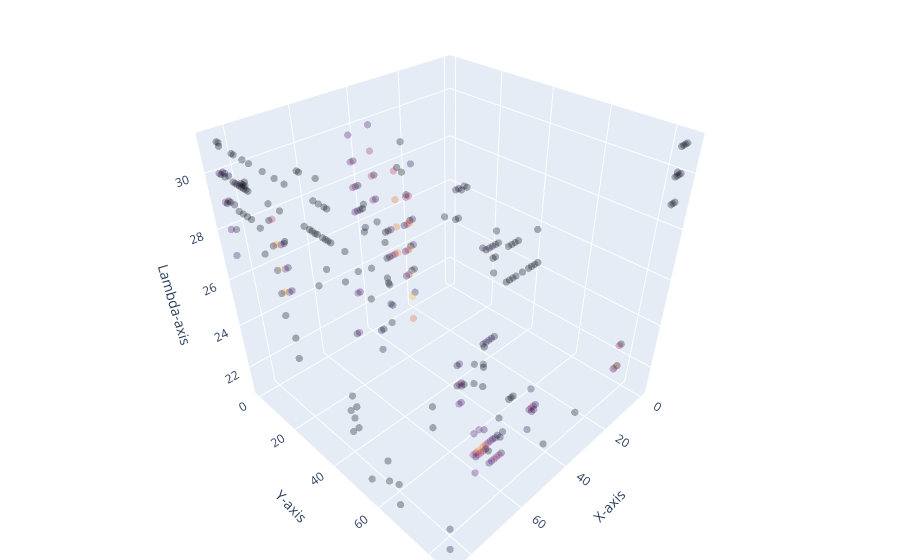

Notebook source saved alongside this figure:
### Code cell
# Be warned, this plot can get graphics intensive and/or crash your notebook
helper.plot_cube_3d_scatter(data_cube=pred_np, maxval_thresh=0.4, quantile_thresh=0.7, point_opacity=0.3, point_size=2.5, downsample_yx_scale=3, cscale="Inferno")

### Figure 1 — Plotly figure (JSON) as saved in the notebook; plotly's stock layout.template omitted (floating-point values rounded to 4 significant figures; data arrays with more than 128 entries replaced by an {"elided": "..."} marker saying what was removed)
{"data": [{"marker": {"color": {"elided": "282 int values"}, "colorscale": [[0, "#000004"], [0.1111, "#1b0c41"], [0.2222, "#4a0c6b"], [0.3333, "#781c6d"], [0.4444, "#a52c60"], [0.5556, "#cf4446"], [0.6667, "#ed6925"], [0.7778, "#fb9b06"], [0.8889, "#f7d13d"], [1, "#fcffa4"]], "opacity": 0.3, "size": 2.5}, "mode": "markers", "type": "scatter3d", "x": {"elided": "282 int values"}, "y": {"elided": "282 int values"}, "z": {"elided": "282 int values"}}], "layout": {"margin": {"b": 0, "l": 0, "r": 0, "t": 0}, "scene": {"xaxis": {"title": {"text": "X-axis"}}, "yaxis": {"title": {"text": "Y-axis"}}, "zaxis": {"title": {"text": "Lambda-axis"}}}}}
